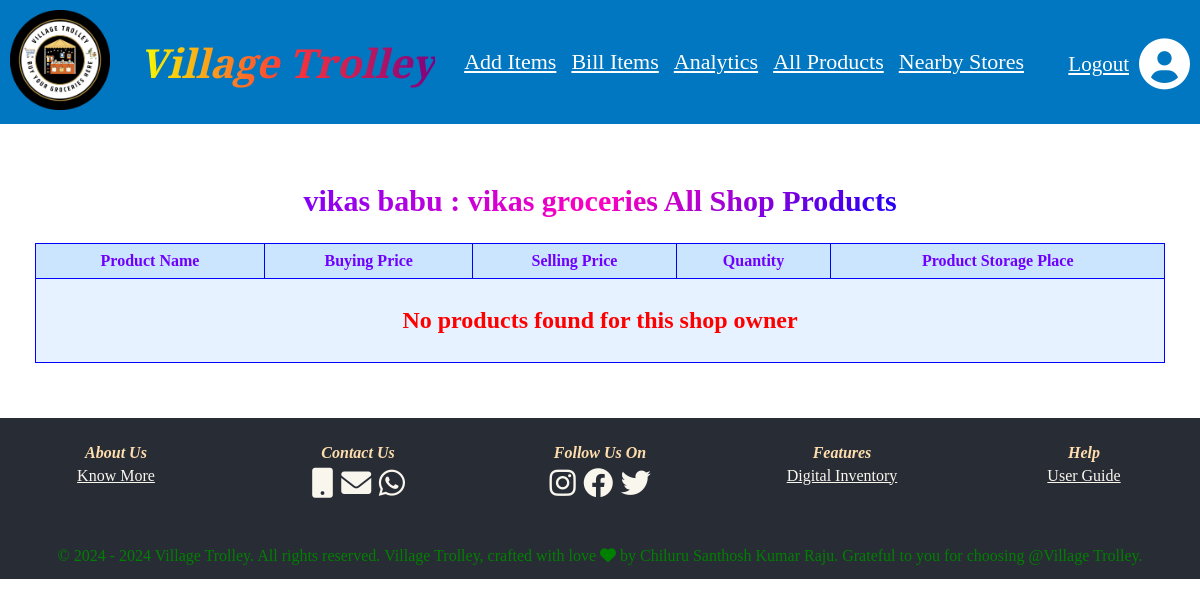
Page /shop_owner_products_data/2/ on the earlier database version.
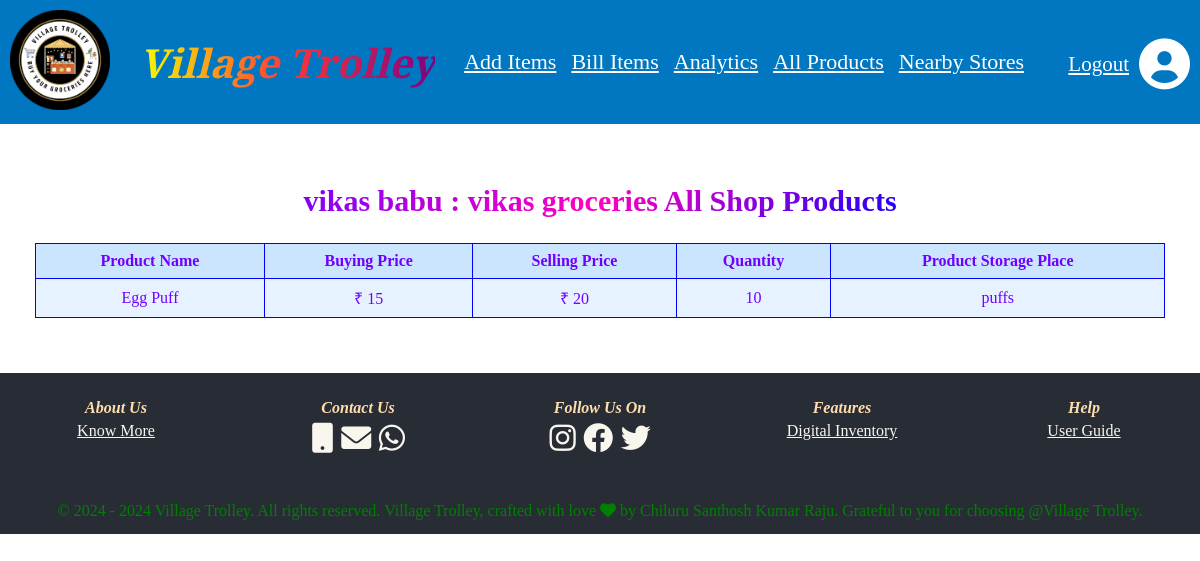
Same page on the later database version.
### shop_owner_add_items_app/models.py (models this page shows, shortened)
class shop_owner_add_items(models.Model):
     shop_user_name = models.ForeignKey(shop_owner_registration_model, on_delete=models.CASCADE)
     product_name = models.CharField(max_length=500,null=True)
     product_buying_price = models.IntegerField(null=True)
     product_selling_price = models.IntegerField(null=True)
     product_qunatity = models.IntegerField(null=True)
     product_storage_place = models.CharField(max_length=50,null=True)

### shop_products_data_app/views.py (the view)
# urls.py: path('shop_owner_products_data/<int:shop_owner_id>/',views.shop_owner_products_data,name='shop_owner_products_data')
def shop_owner_products_data(request,shop_owner_id):
    shop_user_name = get_object_or_404(shop_owner_registration_model, pk=shop_owner_id)
    shop_owner_products = shop_owner_add_items.objects.filter(shop_user_name=shop_user_name)
    context = {
                    'shop_owner_first_name': shop_user_name.shop_owner_first_name,
                    'shop_owner_last_name': shop_user_name.shop_owner_last_name,
                    'shop_owner_shop_name': shop_user_name.shop_owner_shop_name,
                    'shop_owner_id': shop_owner_id,
                    'shop_owner_products': shop_owner_products
                }
    return render(request,'shop_owner_data.html',context)

### templates/shop_owner_data.html (shortened to what this page needs)
{% extends "base.html" %}
{% load static %}
  {% block css %}
      <link rel="stylesheet" href="{% static 'shop_owner_data.css' %}">
      <link rel="stylesheet" href="https://cdnjs.cloudflare.com/ajax/libs/font-awesome/6.0.0-beta3/css/all.min.css">
  {% endblock css %}
  {% block content %}
<section class="shop_owner_all_products_sec">
    <div class= "shop_owner_name_shop_name">
        <h1 class="data_header"> {{ shop_owner_first_name }} {{ shop_owner_last_name }}  : {{ shop_owner_shop_name }} All Shop Products </h1>
          <table class="center-table blue-border">
            <thead>
                <tr>
                    <th>Product Name</th>
                    <th>Buying Price</th>
                    <th>Selling Price</th>
                    <th>Quantity</th>
                    <th>Product Storage Place</th>
                </tr>
            </thead>
            <tbody>
                {% if shop_owner_products %}
                    {% for product in shop_owner_products %}
                    <tr>
                        <td>{{ product.product_name }}</td>
                        <td> ₹ {{ product.product_buying_price }}</td>
                        <td> ₹ {{ product.product_selling_price }}</td>
                        <td>{{ product.product_qunatity }}</td>
                        <td>{{ product.product_storage_place }}</td>
                    </tr>
                    {% empty %}
                    <tr>
                        <td colspan="5" style="color:red; text-align:center;">
                            <h1><b>No products found for this shop owner</b></h1>
                        </td>
                    </tr>
                    {% endfor %}
                {% else %}
                <tr>
                    <td colspan="5" style="color:red; text-align:center;">
                        <h1><b>No products found for this shop owner</b></h1>
                    </td>
                </tr>
                {% endif %}
            </tbody>
        </table>
    </div>
</section>
  {% endblock %}

Differences in the rows shown:
added shop_owner_add_items: product_name "Egg Puff", product_buying_price "15", product_selling_price "20", product_qunatity "10", product_storage_place "puffs"
Other differences:
text no longer shown: "No products found for this shop owner"
